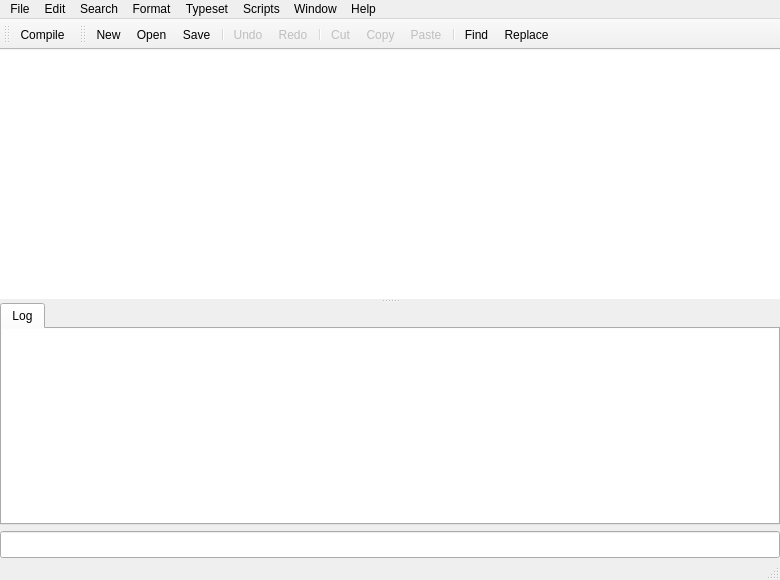
 <widget class="QMainWindow" name="TeXDocumentWindow">
  <property name="geometry">
   <rect>
    <x>0</x>
    <y>0</y>
    <width>780</width>
    <height>580</height>
   </rect>
  </property>
  <property name="acceptDrops">
   <bool>true</bool>
  </property>
  <property name="windowTitle">
   <string>untitled.tex[*]</string>
  </property>
  <property name="autoFillBackground">
   <bool>true</bool>
  </property>
  <widget class="QWidget" name="centralwidget">
   <property name="sizePolicy">
    <sizepolicy hsizetype="Preferred" vsizetype="Preferred">
     <horstretch>0</horstretch>
     <verstretch>0</verstretch>
    </sizepolicy>
   </property>
   <property name="autoFillBackground">
    <bool>false</bool>
   </property>
   <layout class="QVBoxLayout">
    <property name="leftMargin">
     <number>0</number>
    </property>
    <property name="topMargin">
     <number>0</number>
    </property>
    <property name="rightMargin">
     <number>0</number>
    </property>
    <property name="bottomMargin">
     <number>0</number>
    </property>
    <item>
     <widget class="QSplitter" name="splitter">
      <property name="orientation">
       <enum>Qt::Vertical</enum>
      </property>
      <widget class="CompletingEdit" name="textEdit">
       <property name="sizePolicy">
        <sizepolicy hsizetype="Expanding" vsizetype="Expanding">
         <horstretch>0</horstretch>
         <verstretch>4</verstretch>
        </sizepolicy>
       </property>
       <property name="cursor" stdset="0">
        <cursorShape>IBeamCursor</cursorShape>
       </property>
       <property name="frameShape">
        <enum>QFrame::NoFrame</enum>
       </property>
       <property name="frameShadow">
        <enum>QFrame::Plain</enum>
       </property>
      </widget>
      <widget class="Tw::UI::ClosableTabWidget" name="consoleTabs">
       <property name="usesScrollButtons">
        <bool>true</bool>
       </property>
       <widget class="QWidget" name="tab">
        <attribute name="title">
         <string>Log</string>
        </attribute>
        <layout class="QVBoxLayout" name="verticalLayout">
         <property name="leftMargin">
          <number>0</number>
         </property>
         <property name="topMargin">
          <number>0</number>
         </property>
         <property name="rightMargin">
          <number>0</number>
         </property>
         <property name="bottomMargin">
          <number>0</number>
         </property>
         <item>
          <widget class="Tw::UI::ConsoleWidget" name="textEdit_console">
           <property name="sizePolicy">
            <sizepolicy hsizetype="Expanding" vsizetype="Expanding">
             <horstretch>0</horstretch>
             <verstretch>1</verstretch>
            </sizepolicy>
           </property>
           <property name="cursor" stdset="0">
            <cursorShape>IBeamCursor</cursorShape>
           </property>
           <property name="frameShape">
            <enum>QFrame::NoFrame</enum>
           </property>
           <property name="frameShadow">
            <enum>QFrame::Plain</enum>
           </property>
           <property name="midLineWidth">
            <number>0</number>
           </property>
           <property name="undoRedoEnabled">
            <bool>false</bool>
           </property>
           <property name="readOnly">
            <bool>true</bool>
           </property>
           <property name="acceptRichText">
            <bool>false</bool>
           </property>
           <property name="textInteractionFlags">
            <set>Qt::LinksAccessibleByKeyboard|Qt::LinksAccessibleByMouse|Qt::TextBrowserInteraction|Qt::TextSelectableByKeyboard|Qt::TextSelectableByMouse</set>
           </property>
          </widget>
         </item>
        </layout>
       </widget>
      </widget>
     </widget>
    </item>
    <item>
     <widget class="QLineEdit" name="inputLine">
      <property name="palette">
       <palette>
        <active>
         <colorrole role="Text">
          <brush brushstyle="SolidPattern">
           <color alpha="255">
            <red>153</red>
            <green>0</green>
            <blue>0</blue>
           </color>
          </brush>
         </colorrole>
        </active>
        <inactive>
         <colorrole role="Text">
          <brush brushstyle="SolidPattern">
           <color alpha="255">
            <red>153</red>
            <green>0</green>
            <blue>0</blue>
           </color>
          </brush>
         </colorrole>
        </inactive>
        <disabled>
         <colorrole role="Text">
          <brush brushstyle="SolidPattern">
           <color alpha="255">
            <red>127</red>
            <green>127</green>
            <blue>127</blue>
           </color>
          </brush>
         </colorrole>
        </disabled>
       </palette>
      </property>
      <property name="font">
       <font>
        <pointsize>12</pointsize>
       </font>
      </property>
     </widget>
    </item>
   </layout>
  </widget>
  <widget class="QMenuBar" name="menubar">
   <property name="geometry">
    <rect>
     <x>0</x>
     <y>0</y>
     <width>780</width>
     <height>22</height>
    </rect>
   </property>
   <widget class="QMenu" name="menuFile">
    <property name="title">
     <string>File</string>
    </property>
    <widget class="QMenu" name="menuOpen_Recent">
     <property name="title">
      <string>Open Recent</string>
     </property>
     <addaction name="actionClear_Recent_Files"/>
    </widget>
    <addaction name="actionNew"/>
    <addaction name="actionNew_from_Template"/>
    <addaction name="actionOpen"/>
    <addaction name="menuOpen_Recent"/>
    <addaction name="separator"/>
    <addaction name="actionClose"/>
    <addaction name="actionSave"/>
    <addaction name="actionSave_As"/>
    <addaction name="actionSave_All"/>
    <addaction name="actionRevert_to_Saved"/>
    <addaction name="separator"/>
    <addaction name="actionRemove_Aux_Files"/>
    <addaction name="separator"/>
    <addaction name="actionQuit_TeXworks"/>
   </widget>
   <widget class="QMenu" name="menuEdit">
    <property name="title">
     <string>Edit</string>
    </property>
    <widget class="QMenu" name="menuSpelling">
     <property name="title">
      <string>Spelling</string>
     </property>
     <addaction name="actionNone"/>
     <addaction name="separator"/>
    </widget>
    <widget class="QMenu" name="menuChange_Case">
     <property name="title">
      <string>Change Case</string>
     </property>
     <addaction name="actionTo_Uppercase"/>
     <addaction name="actionTo_Lowercase"/>
     <addaction name="actionToggle_Case"/>
    </widget>
    <addaction name="actionUndo"/>
    <addaction name="actionRedo"/>
    <addaction name="separator"/>
    <addaction name="actionCut"/>
    <addaction name="actionCopy"/>
    <addaction name="actionPaste"/>
    <addaction name="actionClear"/>
    <addaction name="actionInsert_Citations"/>
    <addaction name="separator"/>
    <addaction name="actionSelect_All"/>
    <addaction name="actionBalance_Delimiters"/>
    <addaction name="menuChange_Case"/>
    <addaction name="separator"/>
    <addaction name="menuSpelling"/>
    <addaction name="actionPreferences"/>
   </widget>
   <widget class="QMenu" name="menuRun">
    <property name="title">
     <string comment="menu title">Typeset</string>
    </property>
    <addaction name="actionTypeset"/>
    <addaction name="separator"/>
   </widget>
   <widget class="QMenu" name="menuWindow">
    <property name="title">
     <string>Window</string>
    </property>
    <widget class="QMenu" name="menuShow">
     <property name="title">
      <string>Show</string>
     </property>
    </widget>
    <addaction name="menuShow"/>
    <addaction name="separator"/>
    <addaction name="actionStack"/>
    <addaction name="actionTile"/>
    <addaction name="actionSide_by_Side"/>
    <addaction name="actionPlace_on_Left"/>
    <addaction name="actionPlace_on_Right"/>
    <addaction name="separator"/>
    <addaction name="actionGo_to_Preview"/>
    <addaction name="actionAuto_Follow_Focus"/>
    <addaction name="actionShow_Hide_Console"/>
   </widget>
   <widget class="QMenu" name="menuSearch">
    <property name="title">
     <string>Search</string>
    </property>
    <addaction name="actionFind"/>
    <addaction name="actionFind_Again"/>
    <addaction name="actionReplace"/>
    <addaction name="actionReplace_Again"/>
    <addaction name="separator"/>
    <addaction name="actionCopy_to_Find"/>
    <addaction name="actionCopy_to_Replace"/>
    <addaction name="actionFind_Selection"/>
    <addaction name="separator"/>
    <addaction name="actionGo_to_Line"/>
    <addaction name="actionShow_Selection"/>
   </widget>
   <widget class="QMenu" name="menuFormat">
    <property name="title">
     <string>Format</string>
    </property>
    <widget class="QMenu" name="menuAuto_indent_Mode">
     <property name="title">
      <string>Auto-indent Mode</string>
     </property>
     <addaction name="actionAutoIndent_None"/>
     <addaction name="separator"/>
    </widget>
    <widget class="QMenu" name="menuSyntax_Coloring">
     <property name="title">
      <string>Syntax Coloring</string>
     </property>
     <addaction name="actionSyntaxColoring_None"/>
     <addaction name="separator"/>
    </widget>
    <widget class="QMenu" name="menuSmart_Quotes_Mode">
     <property name="title">
      <string>Smart Quotes</string>
     </property>
     <addaction name="actionSmartQuotes_None"/>
     <addaction name="separator"/>
     <addaction name="actionApply_to_Selection"/>
    </widget>
    <addaction name="actionFont"/>
    <addaction name="separator"/>
    <addaction name="actionComment"/>
    <addaction name="actionUncomment"/>
    <addaction name="actionIndent"/>
    <addaction name="actionUnindent"/>
    <addaction name="separator"/>
    <addaction name="actionLine_Numbers"/>
    <addaction name="actionWrap_Lines"/>
    <addaction name="actionHard_Wrap"/>
    <addaction name="separator"/>
    <addaction name="menuSyntax_Coloring"/>
    <addaction name="menuAuto_indent_Mode"/>
    <addaction name="menuSmart_Quotes_Mode"/>
   </widget>
   <widget class="QMenu" name="menuHelp">
    <property name="title">
     <string>Help</string>
    </property>
    <addaction name="actionGoToHomePage"/>
    <addaction name="actionWriteToMailingList"/>
    <addaction name="actionSettings_and_Resources"/>
    <addaction name="separator"/>
    <addaction name="actionAbout_TW"/>
   </widget>
   <widget class="QMenu" name="menuScripts">
    <property name="title">
     <string>Scripts</string>
    </property>
    <widget class="QMenu" name="menuScripting_TeXworks">
     <property name="title">
      <string>Scripting TeXworks</string>
     </property>
     <addaction name="actionAbout_Scripts"/>
     <addaction name="actionManage_Scripts"/>
     <addaction name="actionUpdate_Scripts"/>
     <addaction name="actionShow_Scripts_Folder"/>
    </widget>
    <addaction name="menuScripting_TeXworks"/>
    <addaction name="separator"/>
   </widget>
   <addaction name="menuFile"/>
   <addaction name="menuEdit"/>
   <addaction name="menuSearch"/>
   <addaction name="menuFormat"/>
   <addaction name="menuRun"/>
   <addaction name="menuScripts"/>
   <addaction name="menuWindow"/>
   <addaction name="menuHelp"/>
  </widget>
  <widget class="QToolBar" name="toolBar_run">
   <property name="windowTitle">
    <string>Compile Toolbar</string>
   </property>
   <property name="styleSheet">
    <string notr="true">QToolButton { padding:2px; }</string>
   </property>
   <property name="allowedAreas">
    <set>Qt::LeftToolBarArea|Qt::TopToolBarArea</set>
   </property>
   <property name="iconSize">
    <size>
     <width>24</width>
     <height>24</height>
    </size>
   </property>
   <attribute name="toolBarArea">
    <enum>TopToolBarArea</enum>
   </attribute>
   <attribute name="toolBarBreak">
    <bool>false</bool>
   </attribute>
   <addaction name="actionTypeset"/>
  </widget>
  <widget class="QToolBar" name="toolBar_edit">
   <property name="windowTitle">
    <string>Edit Toolbar</string>
   </property>
   <property name="styleSheet">
    <string notr="true">QToolButton { padding:2px; }</string>
   </property>
   <property name="allowedAreas">
    <set>Qt::LeftToolBarArea|Qt::TopToolBarArea</set>
   </property>
   <property name="iconSize">
    <size>
     <width>24</width>
     <height>24</height>
    </size>
   </property>
   <attribute name="toolBarArea">
    <enum>TopToolBarArea</enum>
   </attribute>
   <attribute name="toolBarBreak">
    <bool>false</bool>
   </attribute>
   <addaction name="actionNew"/>
   <addaction name="actionOpen"/>
   <addaction name="actionSave"/>
   <addaction name="separator"/>
   <addaction name="actionUndo"/>
   <addaction name="actionRedo"/>
   <addaction name="separator"/>
   <addaction name="actionCut"/>
   <addaction name="actionCopy"/>
   <addaction name="actionPaste"/>
   <addaction name="separator"/>
   <addaction name="actionFind"/>
   <addaction name="actionReplace"/>
  </widget>
  <widget class="QStatusBar" name="myStatusBar">
   <property name="font">
    <font>
     <pointsize>10</pointsize>
    </font>
   </property>
  </widget>
  <action name="actionNew">
   <property name="icon">
    <iconset theme="document-new"/>
   </property>
   <property name="text">
    <string>New</string>
   </property>
   <property name="shortcut">
    <string>Ctrl+N</string>
   </property>
   <property name="menuRole">
    <enum>QAction::NoRole</enum>
   </property>
  </action>
  <action name="actionOpen">
   <property name="icon">
    <iconset theme="document-open"/>
   </property>
   <property name="text">
    <string>Open...</string>
   </property>
   <property name="shortcut">
    <string>Ctrl+O</string>
   </property>
   <property name="menuRole">
    <enum>QAction::NoRole</enum>
   </property>
  </action>
  <action name="actionClose">
   <property name="text">
    <string>Close</string>
   </property>
   <property name="shortcut">
    <string>Ctrl+W</string>
   </property>
   <property name="menuRole">
    <enum>QAction::NoRole</enum>
   </property>
  </action>
  <action name="actionSave">
   <property name="icon">
    <iconset theme="document-save"/>
   </property>
   <property name="text">
    <string>Save</string>
   </property>
   <property name="shortcut">
    <string>Ctrl+S</string>
   </property>
   <property name="menuRole">
    <enum>QAction::NoRole</enum>
   </property>
  </action>
  <action name="actionSave_As">
   <property name="text">
    <string>Save As...</string>
   </property>
   <property name="shortcut">
    <string>Ctrl+Shift+S</string>
   </property>
   <property name="menuRole">
    <enum>QAction::NoRole</enum>
   </property>
  </action>
  <action name="actionRevert_to_Saved">
   <property name="enabled">
    <bool>false</bool>
   </property>
   <property name="text">
    <string>Revert to Saved</string>
   </property>
   <property name="menuRole">
    <enum>QAction::NoRole</enum>
   </property>
  </action>
  <action name="actionUndo">
   <property name="enabled">
    <bool>false</bool>
   </property>
   <property name="icon">
    <iconset theme="edit-undo"/>
   </property>
   <property name="text">
    <string>Undo</string>
   </property>
   <property name="shortcut">
    <string>Ctrl+Z</string>
   </property>
   <property name="menuRole">
    <enum>QAction::NoRole</enum>
   </property>
  </action>
  <action name="actionRedo">
   <property name="enabled">
    <bool>false</bool>
   </property>
   <property name="icon">
    <iconset theme="edit-redo"/>
   </property>
   <property name="text">
    <string>Redo</string>
   </property>
   <property name="shortcut">
    <string>Ctrl+Shift+Z</string>
   </property>
   <property name="menuRole">
    <enum>QAction::NoRole</enum>
   </property>
  </action>
  <action name="actionCut">
   <property name="enabled">
    <bool>false</bool>
   </property>
   <property name="icon">
    <iconset theme="edit-cut"/>
   </property>
   <property name="text">
    <string>Cut</string>
   </property>
   <property name="shortcut">
    <string>Ctrl+X</string>
   </property>
   <property name="menuRole">
    <enum>QAction::NoRole</enum>
   </property>
  </action>
  <action name="actionCopy">
   <property name="enabled">
    <bool>false</bool>
   </property>
   <property name="icon">
    <iconset theme="edit-copy"/>
   </property>
   <property name="text">
    <string>Copy</string>
   </property>
   <property name="shortcut">
    <string>Ctrl+C</string>
   </property>
   <property name="menuRole">
    <enum>QAction::NoRole</enum>
   </property>
  </action>
  <action name="actionPaste">
   <property name="enabled">
    <bool>false</bool>
   </property>
   <property name="icon">
    <iconset theme="edit-paste"/>
   </property>
   <property name="text">
    <string>Paste</string>
   </property>
   <property name="shortcut">
    <string>Ctrl+V</string>
   </property>
   <property name="menuRole">
    <enum>QAction::NoRole</enum>
   </property>
  </action>
  <action name="actionClear">
   <property name="enabled">
    <bool>false</bool>
   </property>
   <property name="text">
    <string>Clear</string>
   </property>
   <property name="menuRole">
    <enum>QAction::NoRole</enum>
   </property>
  </action>
  <action name="actionTypeset">
   <property name="icon">
    <iconset theme="process-start"/>
   </property>
   <property name="text">
    <string>Compile</string>
   </property>
   <property name="shortcut">
    <string comment="action">Ctrl+T</string>
   </property>
   <property name="menuRole">
    <enum>QAction::NoRole</enum>
   </property>
  </action>
  <action name="actionFind">
   <property name="icon">
    <iconset theme="edit-find"/>
   </property>
   <property name="text">
    <string>Find...</string>
   </property>
   <property name="shortcut">
    <string>Ctrl+F</string>
   </property>
   <property name="menuRole">
    <enum>QAction::NoRole</enum>
   </property>
  </action>
  <action name="actionFind_Again">
   <property name="text">
    <string>Find Next</string>
   </property>
   <property name="shortcut">
    <string>Ctrl+G</string>
   </property>
   <property name="menuRole">
    <enum>QAction::NoRole</enum>
   </property>
  </action>
  <action name="actionReplace">
   <property name="icon">
    <iconset theme="edit-find-replace"/>
   </property>
   <property name="text">
    <string>Replace...</string>
   </property>
   <property name="shortcut">
    <string>Ctrl+R</string>
   </property>
   <property name="menuRole">
    <enum>QAction::NoRole</enum>
   </property>
  </action>
  <action name="actionCopy_to_Find">
   <property name="text">
    <string>Copy to Find</string>
   </property>
   <property name="shortcut">
    <string>Ctrl+E</string>
   </property>
   <property name="menuRole">
    <enum>QAction::NoRole</enum>
   </property>
  </action>
  <action name="actionCopy_to_Replace">
   <property name="text">
    <string>Copy to Replace</string>
   </property>
   <property name="shortcut">
    <string>Ctrl+Shift+E</string>
   </property>
   <property name="menuRole">
    <enum>QAction::NoRole</enum>
   </property>
  </action>
  <action name="actionGo_to_Line">
   <property name="text">
    <string>Go to Line...</string>
   </property>
   <property name="shortcut">
    <string>Ctrl+L</string>
   </property>
   <property name="menuRole">
    <enum>QAction::NoRole</enum>
   </property>
  </action>
  <action name="actionFind_Selection">
   <property name="text">
    <string>Find Selection</string>
   </property>
   <property name="shortcut">
    <string>Ctrl+F3</string>
   </property>
   <property name="menuRole">
    <enum>QAction::NoRole</enum>
   </property>
  </action>
  <action name="actionSelect_All">
   <property name="text">
    <string>Select All</string>
   </property>
   <property name="shortcut">
    <string>Ctrl+A</string>
   </property>
   <property name="menuRole">
    <enum>QAction::NoRole</enum>
   </property>
  </action>
  <action name="actionFont">
   <property name="text">
    <string>Font...</string>
   </property>
   <property name="menuRole">
    <enum>QAction::NoRole</enum>
   </property>
  </action>
  <action name="actionIndent">
   <property name="icon">
    <iconset theme="format-indent-more"/>
   </property>
   <property name="text">
    <string>Indent</string>
   </property>
   <property name="shortcut">
    <string>Ctrl+]</string>
   </property>
   <property name="menuRole">
    <enum>QAction::NoRole</enum>
   </property>
  </action>
  <action name="actionUnindent">
   <property name="icon">
    <iconset theme="format-indent-less"/>
   </property>
   <property name="text">
    <string>Unindent</string>
   </property>
   <property name="shortcut">
    <string>Ctrl+[</string>
   </property>
   <property name="menuRole">
    <enum>QAction::NoRole</enum>
   </property>
  </action>
  <action name="actionComment">
   <property name="text">
    <string>Comment</string>
   </property>
   <property name="shortcut">
    <string>Ctrl+Shift+]</string>
   </property>
   <property name="menuRole">
    <enum>QAction::NoRole</enum>
   </property>
  </action>
  <action name="actionUncomment">
   <property name="text">
    <string>Uncomment</string>
   </property>
   <property name="shortcut">
    <string>Ctrl+Shift+[</string>
   </property>
   <property name="menuRole">
    <enum>QAction::NoRole</enum>
   </property>
  </action>
  <action name="actionWrap_Lines">
   <property name="checkable">
    <bool>true</bool>
   </property>
   <property name="checked">
    <bool>true</bool>
   </property>
   <property name="text">
    <string>Wrap Lines</string>
   </property>
   <property name="menuRole">
    <enum>QAction::NoRole</enum>
   </property>
  </action>
  <action name="actionNone">
   <property name="checkable">
    <bool>true</bool>
   </property>
   <property name="checked">
    <bool>true</bool>
   </property>
   <property name="text">
    <string>None</string>
   </property>
   <property name="menuRole">
    <enum>QAction::NoRole</enum>
   </property>
  </action>
  <action name="actionAbout_TW">
   <property name="text">
    <string>About TeXworks...</string>
   </property>
   <property name="menuRole">
    <enum>QAction::AboutRole</enum>
   </property>
  </action>
  <action name="actionStack">
   <property name="text">
    <string>Stack</string>
   </property>
   <property name="menuRole">
    <enum>QAction::NoRole</enum>
   </property>
  </action>
  <action name="actionTile">
   <property name="text">
    <string>Tile</string>
   </property>
   <property name="menuRole">
    <enum>QAction::NoRole</enum>
   </property>
  </action>
  <action name="actionPreferences">
   <property name="icon">
    <iconset theme="preferences-system"/>
   </property>
   <property name="text">
    <string>Configure TeXline...</string>
   </property>
   <property name="menuRole">
    <enum>QAction::PreferencesRole</enum>
   </property>
  </action>
  <action name="actionGo_to_Preview">
   <property name="enabled">
    <bool>false</bool>
   </property>
   <property name="text">
    <string>Go to PDF</string>
   </property>
   <property name="shortcut">
    <string>Ctrl+'</string>
   </property>
   <property name="menuRole">
    <enum>QAction::NoRole</enum>
   </property>
  </action>
  <action name="actionShow_Hide_Console">
   <property name="text">
    <string>Hide Log</string>
   </property>
   <property name="shortcut">
    <string>Ctrl+\</string>
   </property>
   <property name="menuRole">
    <enum>QAction::NoRole</enum>
   </property>
  </action>
  <action name="actionNew_from_Template">
   <property name="text">
    <string>New from Template...</string>
   </property>
   <property name="shortcut">
    <string>Ctrl+Shift+N</string>
   </property>
   <property name="menuRole">
    <enum>QAction::NoRole</enum>
   </property>
  </action>
  <action name="actionShow_Selection">
   <property name="text">
    <string>Show Selection</string>
   </property>
   <property name="shortcut">
    <string>Ctrl+=</string>
   </property>
   <property name="menuRole">
    <enum>QAction::NoRole</enum>
   </property>
  </action>
  <action name="actionTo_Uppercase">
   <property name="enabled">
    <bool>false</bool>
   </property>
   <property name="text">
    <string>ALL UPPERCASE</string>
   </property>
   <property name="menuRole">
    <enum>QAction::NoRole</enum>
   </property>
  </action>
  <action name="actionTo_Lowercase">
   <property name="enabled">
    <bool>false</bool>
   </property>
   <property name="text">
    <string>all lowercase</string>
   </property>
   <property name="menuRole">
    <enum>QAction::NoRole</enum>
   </property>
  </action>
  <action name="actionBalance_Delimiters">
   <property name="text">
    <string>Balance Delimiters</string>
   </property>
   <property name="shortcut">
    <string>Ctrl+B</string>
   </property>
   <property name="menuRole">
    <enum>QAction::NoRole</enum>
   </property>
  </action>
  <action name="actionGoToHomePage">
   <property name="text">
    <string>Go to TeXworks home page</string>
   </property>
  </action>
  <action name="actionWriteToMailingList">
   <property name="text">
    <string>Email to the mailing list</string>
   </property>
  </action>
  <action name="actionSide_by_Side">
   <property name="enabled">
    <bool>false</bool>
   </property>
   <property name="text">
    <string>Side by Side</string>
   </property>
  </action>
  <action name="actionPlace_on_Left">
   <property name="text">
    <string>Place on Left</string>
   </property>
  </action>
  <action name="actionPlace_on_Right">
   <property name="text">
    <string>Place on Right</string>
   </property>
  </action>
  <action name="actionAutoIndent_None">
   <property name="checkable">
    <bool>true</bool>
   </property>
   <property name="checked">
    <bool>true</bool>
   </property>
   <property name="text">
    <string>None</string>
   </property>
  </action>
  <action name="actionSyntaxColoring_None">
   <property name="checkable">
    <bool>true</bool>
   </property>
   <property name="checked">
    <bool>true</bool>
   </property>
   <property name="text">
    <string>None</string>
   </property>
  </action>
  <action name="actionReplace_Again">
   <property name="text">
    <string>Replace Again</string>
   </property>
   <property name="shortcut">
    <string>Ctrl+Shift+R</string>
   </property>
   <property name="menuRole">
    <enum>QAction::NoRole</enum>
   </property>
  </action>
  <action name="actionRemove_Aux_Files">
   <property name="text">
    <string>Clean Auxiliary Files...</string>
   </property>
   <property name="menuRole">
    <enum>QAction::NoRole</enum>
   </property>
  </action>
  <action name="actionQuit_TeXworks">
   <property name="text">
    <string>Quit TeXworks</string>
   </property>
   <property name="shortcut">
    <string>Ctrl+Q</string>
   </property>
   <property name="menuRole">
    <enum>QAction::QuitRole</enum>
   </property>
  </action>
  <action name="actionSmartQuotes_None">
   <property name="checkable">
    <bool>true</bool>
   </property>
   <property name="checked">
    <bool>true</bool>
   </property>
   <property name="text">
    <string>None</string>
   </property>
   <property name="menuRole">
    <enum>QAction::NoRole</enum>
   </property>
  </action>
  <action name="actionToggle_Case">
   <property name="enabled">
    <bool>false</bool>
   </property>
   <property name="text">
    <string>Toggle Case</string>
   </property>
   <property name="menuRole">
    <enum>QAction::NoRole</enum>
   </property>
  </action>
  <action name="actionHard_Wrap">
   <property name="text">
    <string>Hard Wrap...</string>
   </property>
   <property name="menuRole">
    <enum>QAction::NoRole</enum>
   </property>
  </action>
  <action name="actionLine_Numbers">
   <property name="checkable">
    <bool>true</bool>
   </property>
   <property name="text">
    <string>Line Numbers</string>
   </property>
   <property name="menuRole">
    <enum>QAction::NoRole</enum>
   </property>
  </action>
  <action name="actionShow_Scripts_Folder">
   <property name="text">
    <string>Show Scripts Folder</string>
   </property>
   <property name="menuRole">
    <enum>QAction::NoRole</enum>
   </property>
  </action>
  <action name="actionUpdate_Scripts">
   <property name="text">
    <string>Reload Script List</string>
   </property>
   <property name="menuRole">
    <enum>QAction::NoRole</enum>
   </property>
  </action>
  <action name="actionManage_Scripts">
   <property name="text">
    <string>Manage Scripts</string>
   </property>
   <property name="menuRole">
    <enum>QAction::NoRole</enum>
   </property>
  </action>
  <action name="actionAuto_Follow_Focus">
   <property name="checkable">
    <bool>true</bool>
   </property>
   <property name="enabled">
    <bool>true</bool>
   </property>
   <property name="text">
    <string>Auto-Follow Focus</string>
   </property>
   <property name="menuRole">
    <enum>QAction::NoRole</enum>
   </property>
  </action>
  <action name="actionAbout_Scripts">
   <property name="text">
    <string>About Scripts...</string>
   </property>
   <property name="menuRole">
    <enum>QAction::NoRole</enum>
   </property>
  </action>
  <action name="actionApply_to_Selection">
   <property name="text">
    <string>Apply to Selection</string>
   </property>
   <property name="menuRole">
    <enum>QAction::NoRole</enum>
   </property>
  </action>
  <action name="actionSave_All">
   <property name="text">
    <string>Save All</string>
   </property>
   <property name="shortcut">
    <string>Ctrl+Alt+S</string>
   </property>
   <property name="menuRole">
    <enum>QAction::NoRole</enum>
   </property>
  </action>
  <action name="actionSettings_and_Resources">
   <property name="text">
    <string>Settings and Resources...</string>
   </property>
   <property name="menuRole">
    <enum>QAction::NoRole</enum>
   </property>
  </action>
  <action name="actionClear_Recent_Files">
   <property name="enabled">
    <bool>false</bool>
   </property>
   <property name="text">
    <string>Clear Recent Files</string>
   </property>
  </action>
  <action name="actionInsert_Citations">
   <property name="text">
    <string>Insert Citations...</string>
   </property>
   <property name="shortcut">
    <string>Ctrl+Shift+C</string>
   </property>
  </action>
 </widget>
